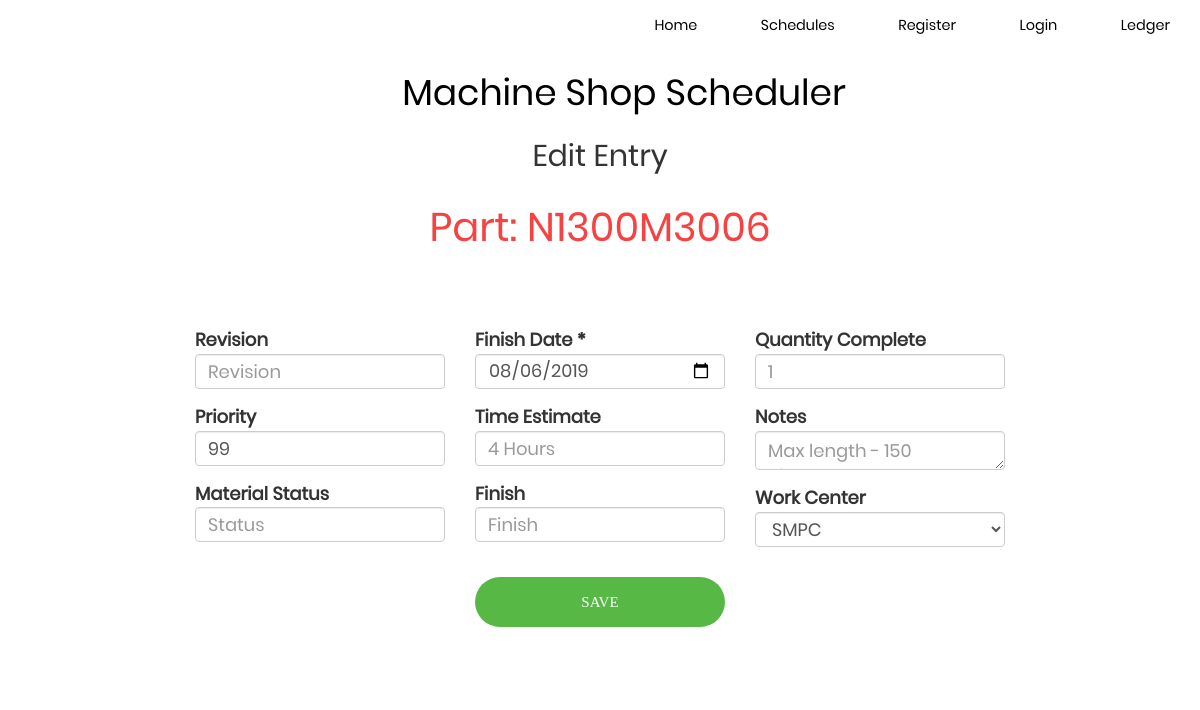
The page /item/293 on the database as committed earlier.
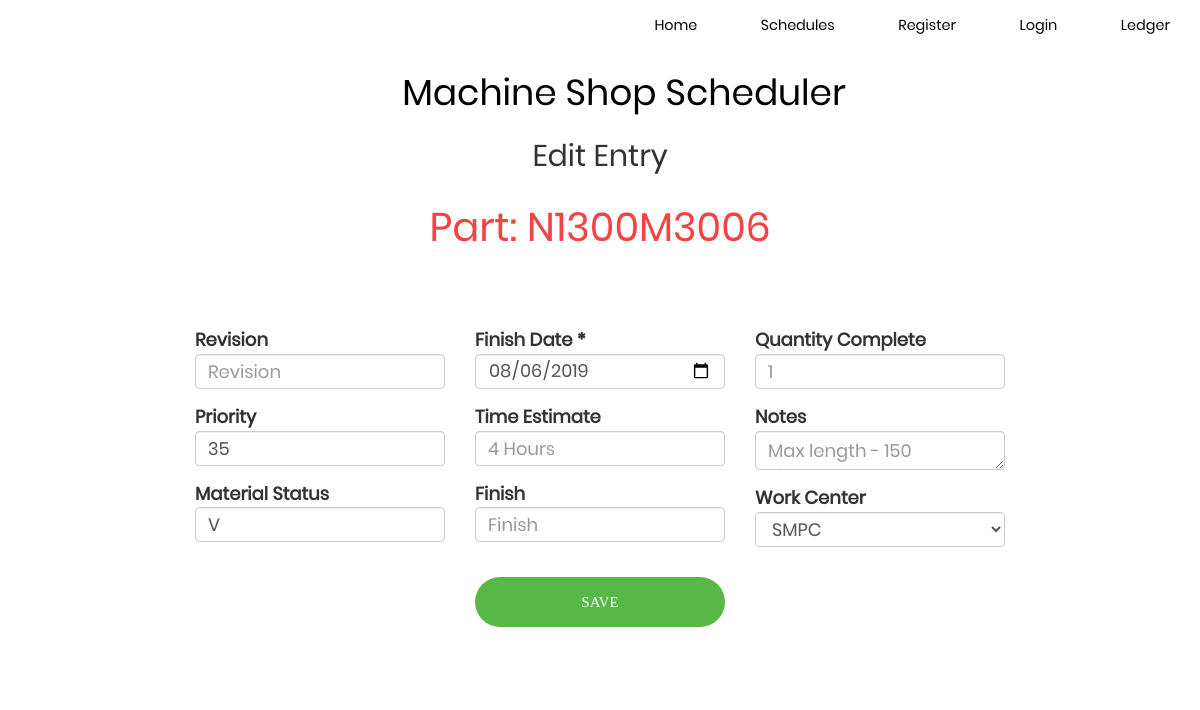
The same page on the database as committed later.
### models.py (models this page shows, shortened)
class Schedule(db.Model):
    __tablename__ = "schedule"
    id = db.Column(db.Integer, primary_key=True)
    due_date = db.Column(db.Date)
    part_number = db.Column(db.String)
    part_description = db.Column(db.String)
    job_number = db.Column(db.Integer)
    work_number = db.Column(db.String)
    part_quantity = db.Column(db.Integer)
    part_location = db.Column(db.String)
    entry_time = db.Column(db.String)
    entry_date = db.Column(db.Date)
    employee_id = db.Column(db.String)
    comments = db.Column(db.String)
    revision = db.Column(db.String)
    material_status = db.Column(db.String)
    machine_center = db.Column(db.String)
    original_estimated_time = db.Column(db.String)
    quantity_complete = db.Column(db.String)
    actual_time = db.Column(db.String)
    archived = db.Column(db.Boolean)
    priority = db.Column(db.Integer)
    finish = db.Column(db.String)
    pdf = db.Column(db.String)
    location_deleted = db.Column(db.String)
    date_deleted = db.Column(db.Date)

### main.py (the view)
@app.route('/item/<int:id>', methods=['GET', 'POST'])
def edit(id):
    if 'schedules' in request.headers.get('Referer'):
        referer = request.headers.get('Referer')
        referers.clear()
        referers.append(referer)
    qry = db_session.query(Schedule).filter(Schedule.id == id)
    entry = qry.first()
    form = SchedulerDataEntryForm(formdata=request.form, obj=entry)
    form.work_center.data = entry.machine_center
    flash('Part: ' + entry.part_number)
    if request.method == 'POST':
        edit_entry(form, entry)
        return redirect(referers[0])
    return render_template('edit.html', form=form)

### forms.py
class SchedulerDataEntryForm(Form):
    due_date = StringField('Finish Date *')
    employee_id = StringField('Employee')
    part_number = StringField('Barcode *')
    comments = TextAreaField('Notes', render_kw={"rows": 1, "cols": 20})
    revision = StringField('Revision')
    original_estimated_time = StringField('Time Estimate')
    quantity_complete = StringField('Quantity Complete')
    priority = StringField('Priority')
    material_status = StringField('Material Status')
    finish = StringField('Finish')
    work_center = SelectField(choices=[('-', '-'), ('CNCP', 'CNCP'), ('LASR', 'LASR'), ('MNUL', 'MNUL'), ('MS', 'MS'),
                                       ('MSO', 'MSO'), ('NLLG', 'NLLG'), ('NLMD', 'NLMD'), ('NMLG', 'NMLG'),
                                       ('NMSM', 'NMSM'), ('PNT', 'PNT'), ('SAWS', 'SAWS'), ('SMBK', 'SMBK'),
                                       ('SMPC', 'SMPC'), ('WELD', 'WELD')])

### Templates/edit.html (shortened to what this page needs)
<!DOCTYPE html>
<html>
<head>
  <link rel="stylesheet" href="../static/css/bootstrap.min.css">
  <link rel="stylesheet" type="text/css" href="../static/css/styles.css">
  <link rel="stylesheet" type="text/css" href="../static/css/main.css">
</head>
<header>
  <nav>
    <ul>
      <li><a href="{{url_for('index')}}">Home</a></li>
      <li><a href="{{url_for('schedules')}}">Schedules</a></li>
      <li><a href="{{url_for('register')}}">Register</a></li>
      <li><a href="{{url_for('login')}}">Login</a></li>
      <li><a href="static/ledger.pdf">Ledger</a></li>
    </ul>
  </nav>
</header>
<body>
  <h1>Machine Shop Scheduler</h1><br /><br /><br />
  <h2>Edit Entry</h2>
  {% with messages = get_flashed_messages() %}
  {% if messages %}
  {% for message in messages %}
  <div class="alert" role="alert">
    {{message}}
  </div>
  {% endfor %}
  {% endif %}
  {% endwith %}
  <div class="container-entry edit">
    {%from "_formhelpers.html" import render_field %}
    <form method=post>
      <div class="wrap-entry">
        <div class="row">
          <div class="col-xs-4">
            <dl>
              {{ render_field(form.revision, class="form-control", maxlength="10", placeholder="Revision") }}
              {{ render_field(form.priority, oninput="javascript: if (this.value.length > 2) this.value = this.value.slice(0, 2);", type='number', class="form-control", maxlength="2", placeholder="00") }}
              {{ render_field(form.material_status, class='form-control', placeholder='Status') }}
            </dl>
          </div>
          <div class="col-xs-4">
            <dl>
              {{ render_field(form.due_date, type="date", class="form-control", maxlength="25", placeholder="2019-05-02") }}
              {{ render_field(form.original_estimated_time, type='number', class="form-control", maxlength="20", placeholder="4 Hours") }}
              {{ render_field(form.finish, class='form-control', maxlength='20', placeholder='Finish') }}
              <div class="container-login100-form-btn">
                <button class="login100-form-btn">
                  Save
                </button>
              </div>
            </dl>
          </div>
          <div class="col-xs-4">
            <dl>
              {{ render_field(form.quantity_complete, type="number", class="form-control", maxlength="20", placeholder="1") }}
              {{ render_field(form.comments, class="form-control", maxlength="150", placeholder="Max length - 150 characters") }}
              {{ render_field(form.work_center, class="form-control") }}
            </dl>
          </div>
        </div>
      </div>
    </form>
</body>
</html>

### Templates/_formhelpers.html (shortened to what this page needs)
{% macro render_field(field) %}
    <dt>{{ field.label }}
    <dd>{{ field(**kwargs)|safe }}
    </dd>
{% endmacro %}

### Static/css/styles.css (style rules this page uses)
html, body { background-color: white; font-family: Poppins-Regular, sans-serif; }
header { width: 100%; height: 60px; background-color: white; }
h1 { position: absolute; padding: 3px; float:left; margin-left: 2%; margin-top: 10px; color: black; }
ul { width: auto; float: right; margin-top: 8px; }
li { display: inline-block; padding: 15px 30px; }
nav a, nav a:active, nav a:visited,nav a:focus { text-align: center; color: black; font-size: 1.2vw; text-decoration: none; }
.form-control { margin-top: -4px; margin-bottom: 15px; height: 35px; width: 250px; font-size: large; }
dt { font-size: large; }
.alert { font-size: 40px; text-align: center; color: #f54242; }

### Static/css/main.css (style rules this page uses)
* { margin: 0px; padding: 0px; box-sizing: border-box; }
body, html { height: 100%; font-family: Poppins-Regular, sans-serif; }
h1,h2,h3,h4,h5,h6 { text-align: center; width: 100%; }
ul, li { margin: 0px; list-style-type: none; }
input { outline: none; border: none; }
textarea { outline: none; border: none; }
button { outline: none !important; border: none; background: transparent; }
.container-entry { width: 100%; float: top; display: -webkit-box; display: -webkit-flex; display: -moz-box; display: -ms-flexbox; justify-content: center; align-items: center; padding: 150px; background: white; }
.edit { padding: 15px; }
.wrap-entry { width: 900px; background: #fff; border-radius: 10px; overflow: hidden; display: -webkit-box; display: -webkit-flex; display: -moz-box; display: -ms-flexbox; display: flex; flex-wrap: wrap; justify-content: center; padding: 20px 0px; }
.container-login100-form-btn { width: 100%; display: -webkit-box; display: -webkit-flex; display: -moz-box; display: -ms-flexbox; display: flex; flex-wrap: wrap; justify-content: center; padding-top: 20px; }
.login100-form-btn { font-family: Montserrat-Bold; font-size: 15px; line-height: 1.5; color: #fff; text-transform: uppercase; width: 100%; height: 50px; border-radius: 25px; background: #57b846; display: -webkit-box; display: -webkit-flex; display: -moz-box; display: -ms-flexbox; display: flex; justify-content: center; align-items: center; padding: 0 25px; -webkit-transition: all 0.4s; -o-transition: all 0.4s; -moz-transition: all 0.4s; transition: all 0.4s; }

Rows that differ between the two databases and show on the page:
changed Schedule: priority "99" → "35"; material_status (not shown) → "V"
